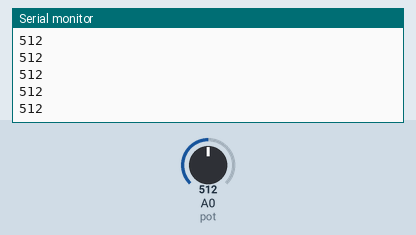
Recording of a sketch running on a simulated Arduino Uno, built with avr-gcc and run on an emulated ATmega328P. Parts: the last lines printed to the serial monitor. The test bench sets the inputs (shaded band); at power-on: A0 (pot) = 512.

Above: at 1.2 s.
1.3 s: A0 (pot) set to 716
At 1.56 s:
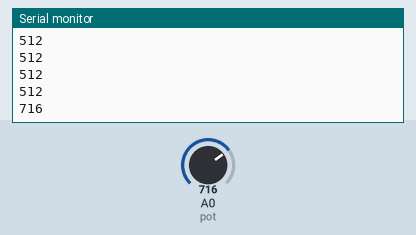
2.8 s: A0 (pot) set to 900
At 2.96 s:
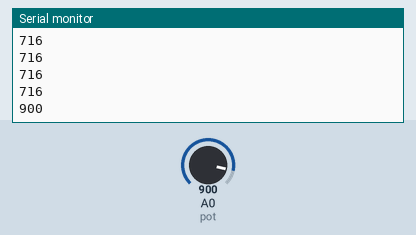
Timing chart, 0 to 5.8 s (numbered marks = the images above; inputs shaded):
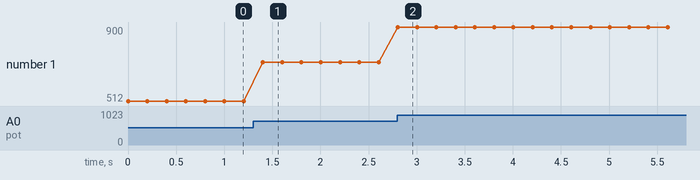

The sketch:

anal_1_pot_ser.ino
```cpp
const byte pot = A0; // potenciometr

int hodnotaPot = 0;  // hodnota potenciometru

void setup() {
  pinMode(pot, INPUT);  // potenciometr

  // seriova linka
  Serial.begin(9600);
}

void loop() {
  // nacteni stavu potenciometru
  hodnotaPot = analogRead(pot);

  // zapis na serial
  Serial.println(hodnotaPot);

  // zpozdeni
  delay(200);
}
```

Measured:
- after the input at 1.3 s, the serial monitor: prints a new line after 0.10 s (image 1)
- after the input at 2.8 s, the serial monitor: prints a new line at once (image 2)
- plotted number 1: 512 → 716 after the input at 1.3 s, 716 → 900 after the input at 2.8 s
